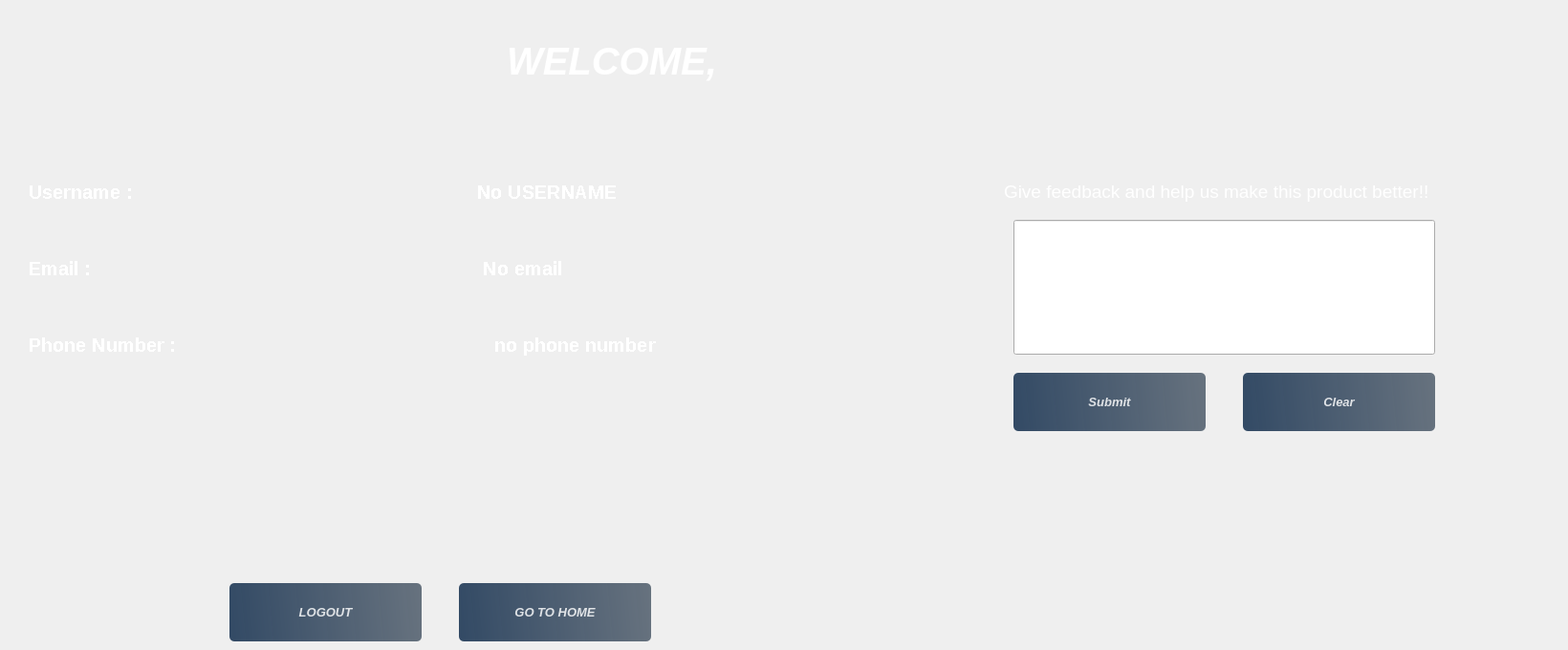
         <widget class="QWidget" name="profile">
          <property name="styleSheet">
           <string notr="true">background-image:  url(:/backgound/icons/5172658.jpg);
color: white;</string>
          </property>
          <widget class="QLabel" name="welcome">
           <property name="geometry">
            <rect>
             <x>530</x>
             <y>40</y>
             <width>581</width>
             <height>48</height>
            </rect>
           </property>
           <property name="font">
            <font>
             <pointsize>30</pointsize>
             <weight>75</weight>
             <italic>true</italic>
             <bold>true</bold>
            </font>
           </property>
           <property name="styleSheet">
            <string notr="true">background: none;</string>
           </property>
           <property name="text">
            <string>WELCOME, </string>
           </property>
          </widget>
          <widget class="QLabel" name="userlabel">
           <property name="geometry">
            <rect>
             <x>30</x>
             <y>170</y>
             <width>871</width>
             <height>61</height>
            </rect>
           </property>
           <property name="font">
            <font>
             <pointsize>15</pointsize>
             <weight>75</weight>
             <italic>false</italic>
             <bold>true</bold>
             <stylestrategy>NoAntialias</stylestrategy>
            </font>
           </property>
           <property name="autoFillBackground">
            <bool>false</bool>
           </property>
           <property name="styleSheet">
            <string notr="true">color: white;</string>
           </property>
           <property name="text">
            <string>Username :                                                                 No USERNAME</string>
           </property>
           <property name="scaledContents">
            <bool>false</bool>
           </property>
          </widget>
          <widget class="QLabel" name="emaillabel">
           <property name="geometry">
            <rect>
             <x>30</x>
             <y>250</y>
             <width>871</width>
             <height>61</height>
            </rect>
           </property>
           <property name="font">
            <font>
             <pointsize>15</pointsize>
             <weight>75</weight>
             <italic>false</italic>
             <bold>true</bold>
             <stylestrategy>NoAntialias</stylestrategy>
            </font>
           </property>
           <property name="text">
            <string>Email :                                                                          No email</string>
           </property>
          </widget>
          <widget class="QLabel" name="phonelabel">
           <property name="geometry">
            <rect>
             <x>30</x>
             <y>330</y>
             <width>871</width>
             <height>61</height>
            </rect>
           </property>
           <property name="font">
            <font>
             <pointsize>15</pointsize>
             <weight>75</weight>
             <italic>false</italic>
             <bold>true</bold>
             <underline>false</underline>
             <strikeout>false</strikeout>
             <stylestrategy>NoAntialias</stylestrategy>
             <kerning>true</kerning>
            </font>
           </property>
           <property name="text">
            <string>Phone Number :                                                            no phone number</string>
           </property>
          </widget>
          <widget class="QPushButton" name="gohome">
           <property name="geometry">
            <rect>
             <x>480</x>
             <y>610</y>
             <width>201</width>
             <height>61</height>
            </rect>
           </property>
           <property name="font">
            <font>
             <pointsize>10</pointsize>
             <weight>75</weight>
             <italic>true</italic>
             <bold>true</bold>
            </font>
           </property>
           <property name="styleSheet">
            <string notr="true">QPushButton#gohome{	
	background-color: qlineargradient(spread:pad, x1:0, y1:0.505682, x2:1, y2:0.477, stop:0 rgba(20, 47, 78, 219), stop:1 rgba(85, 98, 112, 226));
	color:rgba(255, 255, 255, 210);
	border-radius:5px;
}
QPushButton#gohome:hover{	
	background-color: qlineargradient(spread:pad, x1:0, y1:0.505682, x2:1, y2:0.477, stop:0 rgba(40, 67, 98, 219), stop:1 rgba(105, 118, 132, 226));
}
QPushButton#gohome:pressed{	
	padding-left:5px;
	padding-top:5px;
	background-color:rgba(105, 118, 132, 200);
}</string>
           </property>
           <property name="text">
            <string>GO TO HOME</string>
           </property>
          </widget>
          <widget class="QPushButton" name="logout">
           <property name="geometry">
            <rect>
             <x>240</x>
             <y>610</y>
             <width>201</width>
             <height>61</height>
            </rect>
           </property>
           <property name="font">
            <font>
             <pointsize>10</pointsize>
             <weight>75</weight>
             <italic>true</italic>
             <bold>true</bold>
            </font>
           </property>
           <property name="styleSheet">
            <string notr="true">QPushButton#logout{	
	background-color: qlineargradient(spread:pad, x1:0, y1:0.505682, x2:1, y2:0.477, stop:0 rgba(20, 47, 78, 219), stop:1 rgba(85, 98, 112, 226));
	color:rgba(255, 255, 255, 210);
	border-radius:5px;
}
QPushButton#logout:hover{	
	background-color: qlineargradient(spread:pad, x1:0, y1:0.505682, x2:1, y2:0.477, stop:0 rgba(40, 67, 98, 219), stop:1 rgba(105, 118, 132, 226));
}
QPushButton#logout:pressed{	
	padding-left:5px;
	padding-top:5px;
	background-color:rgba(105, 118, 132, 200);
}</string>
           </property>
           <property name="text">
            <string>LOGOUT</string>
           </property>
          </widget>
          <widget class="QLabel" name="label_12">
           <property name="geometry">
            <rect>
             <x>10</x>
             <y>10</y>
             <width>141</width>
             <height>131</height>
            </rect>
           </property>
           <property name="styleSheet">
            <string notr="true">border-radius: 50px;
</string>
           </property>
           <property name="text">
            <string/>
           </property>
           <property name="pixmap">
            <pixmap>icons/feather/user-profile-svgrepo-com.svg</pixmap>
           </property>
           <property name="scaledContents">
            <bool>true</bool>
           </property>
          </widget>
          <widget class="QLabel" name="welcome_2">
           <property name="geometry">
            <rect>
             <x>1050</x>
             <y>170</y>
             <width>581</width>
             <height>61</height>
            </rect>
           </property>
           <property name="font">
            <font>
             <family>MS Shell Dlg 2</family>
             <pointsize>14</pointsize>
             <weight>50</weight>
             <italic>false</italic>
             <bold>false</bold>
            </font>
           </property>
           <property name="styleSheet">
            <string notr="true">background: none;
font: 14pt &quot;MS Shell Dlg 2&quot;;</string>
           </property>
           <property name="text">
            <string>Give feedback and help us make this product better!!</string>
           </property>
          </widget>
          <widget class="QPushButton" name="clear">
           <property name="geometry">
            <rect>
             <x>1300</x>
             <y>390</y>
             <width>201</width>
             <height>61</height>
            </rect>
           </property>
           <property name="font">
            <font>
             <pointsize>10</pointsize>
             <weight>75</weight>
             <italic>true</italic>
             <bold>true</bold>
            </font>
           </property>
           <property name="styleSheet">
            <string notr="true">QPushButton#clear{	
	background-color: qlineargradient(spread:pad, x1:0, y1:0.505682, x2:1, y2:0.477, stop:0 rgba(20, 47, 78, 219), stop:1 rgba(85, 98, 112, 226));
	color:rgba(255, 255, 255, 210);
	border-radius:5px;
}
QPushButton#clear:hover{	
	background-color: qlineargradient(spread:pad, x1:0, y1:0.505682, x2:1, y2:0.477, stop:0 rgba(40, 67, 98, 219), stop:1 rgba(105, 118, 132, 226));
}
QPushButton#clear:pressed{	
	padding-left:5px;
	padding-top:5px;
	background-color:rgba(105, 118, 132, 200);
}</string>
           </property>
           <property name="text">
            <string>Clear</string>
           </property>
          </widget>
          <widget class="QPushButton" name="submit">
           <property name="geometry">
            <rect>
             <x>1060</x>
             <y>390</y>
             <width>201</width>
             <height>61</height>
            </rect>
           </property>
           <property name="font">
            <font>
             <pointsize>10</pointsize>
             <weight>75</weight>
             <italic>true</italic>
             <bold>true</bold>
            </font>
           </property>
           <property name="styleSheet">
            <string notr="true">QPushButton#submit{	
	background-color: qlineargradient(spread:pad, x1:0, y1:0.505682, x2:1, y2:0.477, stop:0 rgba(20, 47, 78, 219), stop:1 rgba(85, 98, 112, 226));
	color:rgba(255, 255, 255, 210);
	border-radius:5px;
}
QPushButton#submit:hover{	
	background-color: qlineargradient(spread:pad, x1:0, y1:0.505682, x2:1, y2:0.477, stop:0 rgba(40, 67, 98, 219), stop:1 rgba(105, 118, 132, 226));
}
QPushButton#submit:pressed{	
	padding-left:5px;
	padding-top:5px;
	background-color:rgba(105, 118, 132, 200);
}</string>
           </property>
           <property name="text">
            <string>Submit</string>
           </property>
          </widget>
          <widget class="QLineEdit" name="feedback">
           <property name="geometry">
            <rect>
             <x>1060</x>
             <y>230</y>
             <width>441</width>
             <height>141</height>
            </rect>
           </property>
           <property name="text">
            <string/>
           </property>
           <property name="alignment">
            <set>Qt::AlignLeading|Qt::AlignLeft|Qt::AlignTop</set>
           </property>
          </widget>
         </widget>
